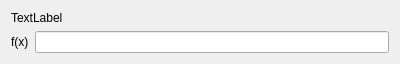
<?xml version="1.0" encoding="UTF-8"?>
<ui version="4.0">
 <class>SpectrumEditorCustomCFunction</class>
 <widget class="QWidget" name="SpectrumEditorCustomCFunction">
  <property name="geometry">
   <rect>
    <x>0</x>
    <y>0</y>
    <width>400</width>
    <height>64</height>
   </rect>
  </property>
  <property name="windowTitle">
   <string>Form</string>
  </property>
  <layout class="QVBoxLayout" name="verticalLayout">
   <item>
    <widget class="QLabel" name="labelFunctionExp">
     <property name="text">
      <string>TextLabel</string>
     </property>
    </widget>
   </item>
   <item>
    <layout class="QHBoxLayout" name="horizontalLayout">
     <item>
      <widget class="QLabel" name="label_2">
       <property name="text">
        <string>f(x)</string>
       </property>
      </widget>
     </item>
     <item>
      <widget class="QLineEdit" name="lineFunctionExp"/>
     </item>
    </layout>
   </item>
  </layout>
 </widget>
 <resources/>
 <connections/>
</ui>
